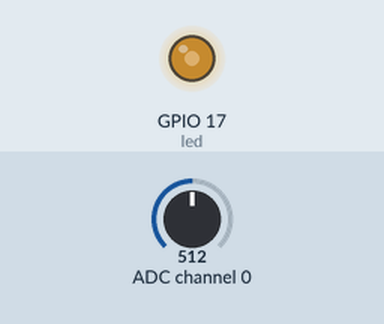
Simulated run of this program. Board: Raspberry Pi (BCM pin numbers). On the bench: output pins drawn as LEDs (lit = HIGH). The test bench sets the inputs (shaded band); at power-on: ADC channel 0 = 512 (analog values on the 0–1023 scale).

Above: at 1.2 s.
1.3 s: ADC channel 0 set to 716
At 1.8 s:
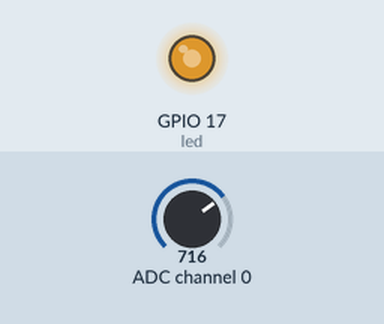
2.8 s: ADC channel 0 set to 900
At 4.0 s:
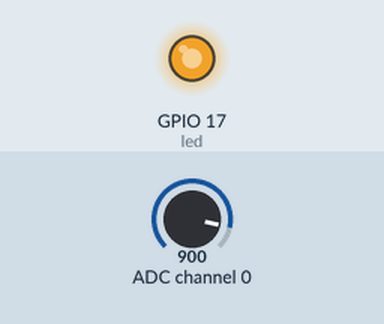
4.3 s: ADC channel 0 set to 122
At 5.3 s:
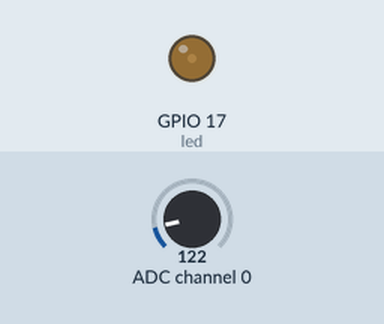
5.8 s: ADC channel 0 set to 0
At 6.7 s:
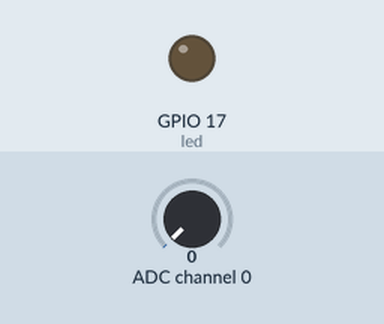
Timing chart, 0 to 8.3 s (numbered marks = the images above; inputs shaded):
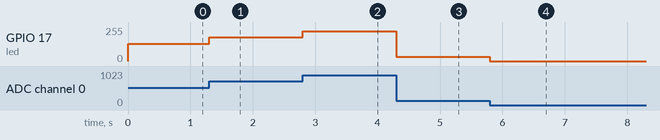

Measured:
- after the input at 1.3 s, GPIO 17 (led): 128/255 → 179/255 at once
- after the input at 2.8 s, GPIO 17 (led): 179/255 → 224/255 at once
- after the input at 4.3 s, GPIO 17 (led): 224/255 → 31/255 at once
- after the input at 5.8 s, GPIO 17 (led): 31/255 → 0/255 at once

The program:

main.py
```python
# https://roboticadiy.com/potentiometer-analog-input-for-the-raspberry-pi-4/
from gpiozero import PWMLED, MCP3008
from time import sleep

pot = MCP3008(0)
led = PWMLED(17)

while True:
   if (pot.value < 0.002):
      led.value = 0
   else:
      led.value = pot.value

print(pot.value)
sleep(0.1)
```
